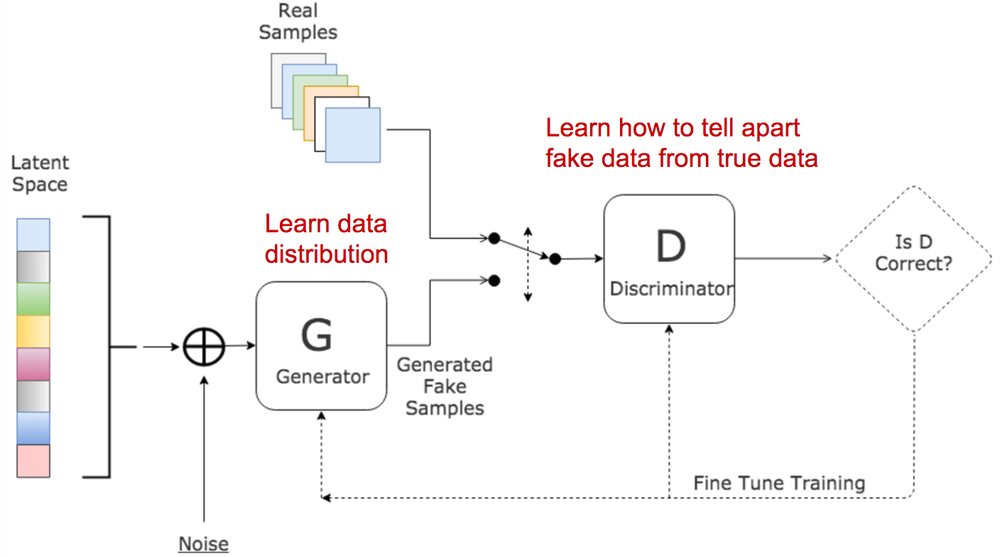
#> input picture RBM/imgs/GAN.png, 1000 x 557 px, shrunk from 1408 x 784 before the run, given in place of torb_small1.png, which was not available
$ python Detect_features.py ../RBM/imgs/GAN.png
#> lines starting #> are read from the running program, lines starting #| are printed output that depends on the picture; pictures that were not available may be replaced by others from this repository, and a replacement may not be noted
import numpy as np
import cv2

from matplotlib import pyplot as plt

# [11 lines of commented-out code are left out]

detector=1
#Lecture de la paire d'images
img1 = cv2.imread('../Image_Pairs/torb_small1.png')
#> img1 is the input picture: shape (557, 1000, 3); mean B, G, R 247.3, 247.3, 248.9
print("Dimension de l'image 1 :",img1.shape[0],"lignes x",img1.shape[1],"colonnes")
#| Dimension de l'image 1 : 557 lignes x 1000 colonnes
print("Type de l'image 1 :",img1.dtype)
#| Type de l'image 1 : uint8
img2 = cv2.imread('../Image_Pairs/torb_small2.png')
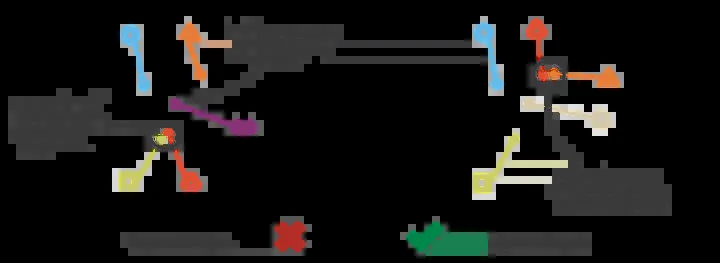
#> input picture RBM/imgs/regularization_vae.webp, 720 x 263 px, given in place of torb_small2.png, which was not available
#> img2 is the input picture: shape (263, 720, 3); mean B, G, R 20.9, 22.6, 23.5
print("Dimension de l'image 2 :",img2.shape[0],"lignes x",img2.shape[1],"colonnes")
#| Dimension de l'image 2 : 263 lignes x 720 colonnes
print("Type de l'image 2 :",img2.dtype)
#| Type de l'image 2 : uint8

#Début du calcul
t1 = cv2.getTickCount()
#Création des objets "keypoints"
if detector == 1:
  kp1 = cv2.ORB_create(nfeatures = 50,#Par défaut : 500
                       scaleFactor = 1.2,#Par défaut : 1.2
                       nlevels = 8)#Par défaut : 8
  kp2 = cv2.ORB_create(nfeatures = 50,
                       scaleFactor = 1.2,
                       nlevels = 8)
  print("Détecteur : ORB")
else:
  kp1 = cv2.KAZE_create(upright = False,#Par défaut : false
    		            threshold = 0.001,#Par défaut : 0.001
  		                nOctaves = 4,#Par défaut : 4
		                nOctaveLayers = 4,#Par défaut : 4
		                diffusivity = 2)#Par défaut : 2
  kp2 = cv2.KAZE_create(upright = False,#Par défaut : false
	  	                threshold = 0.001,#Par défaut : 0.001
		                nOctaves = 4,#Par défaut : 4
		                nOctaveLayers = 4,#Par défaut : 4
		                diffusivity = 2)#Par défaut : 2
  print("Détecteur : KAZE")

#Conversion en niveau de gris
gray1 =  cv2.cvtColor(img1,cv2.COLOR_BGR2GRAY)
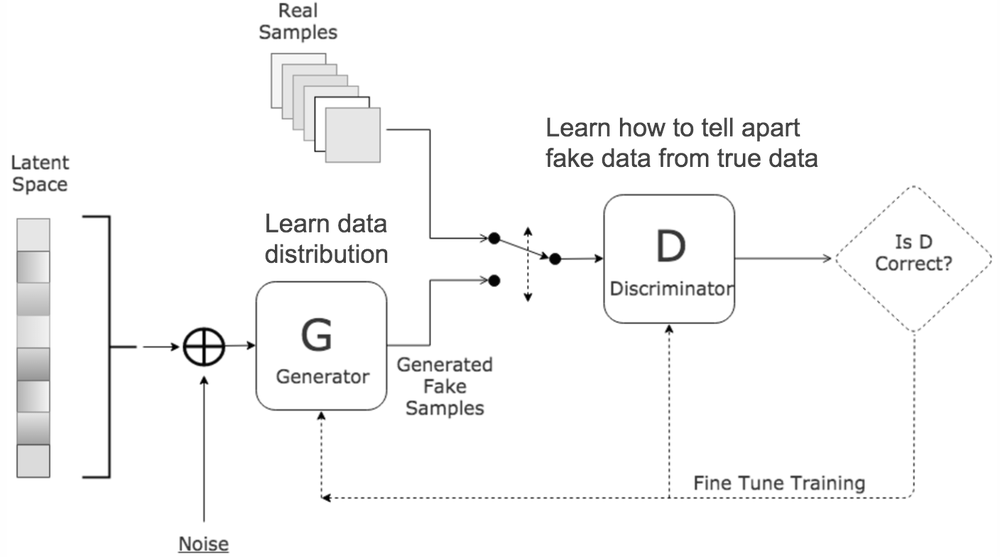
#> gray1: shape (557, 1000); min 0, max 255, mean 247.8
gray2 =  cv2.cvtColor(img2,cv2.COLOR_BGR2GRAY)
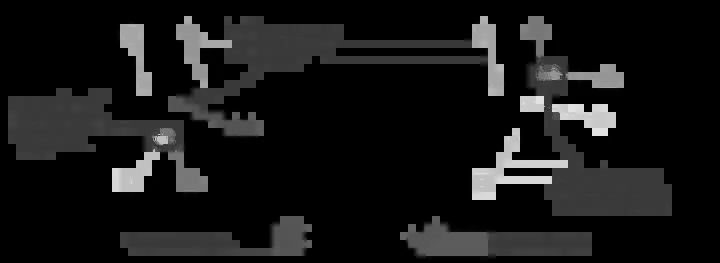
#> gray2: shape (263, 720); min 0, max 232, mean 22.7

#Détection des keypoints
pts1 = kp1.detect(gray1,None)
#> pts1 = 50 keypoints; strongest (x, y, size): (495, 279, 77.1), (526, 295, 44.6), (554, 261, 64.3), (528, 295, 44.6)
pts2 = kp2.detect(gray2,None)
#> pts2 = 50 keypoints; strongest (x, y, size): (609, 129, 31), (112, 189, 31), (584, 109, 31), (591, 109, 31)
t2 = cv2.getTickCount()
time = (t2 - t1)/ cv2.getTickFrequency()
print("Détection des points d'intérêt :",time,"s")

#Affichage des keypoints
img1 = cv2.drawKeypoints(gray1, pts1, None, flags=4)
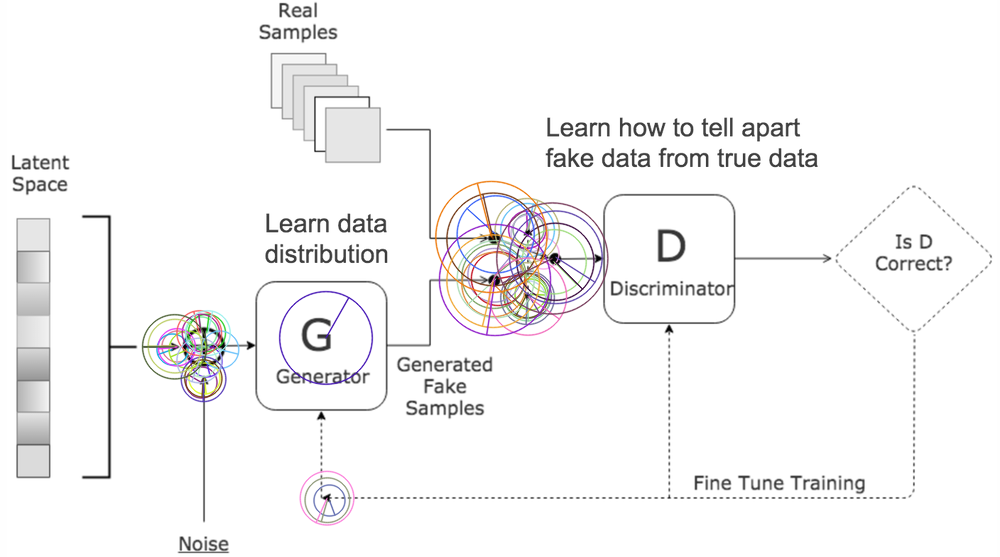
#> img1: shape (557, 1000, 3); mean of channels 0, 1, 2 245.8, 245.5, 246.1; drawn as B, G, R
# flags définit le niveau d'information sur les points d'intérêt
# 0 : position seule ; 4 : position + échelle + direction
img2 = cv2.drawKeypoints(gray2, pts2, None, flags=4)
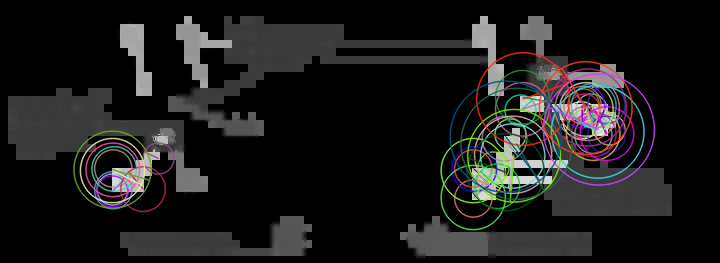
#> img2: shape (263, 720, 3); mean of channels 0, 1, 2 26.2, 26.4, 27; drawn as B, G, R

plt.subplot(121)
plt.imshow(img1)
plt.title('Image n°1')

plt.subplot(122)
plt.imshow(img2)
plt.title('Image n°2')

plt.show()
